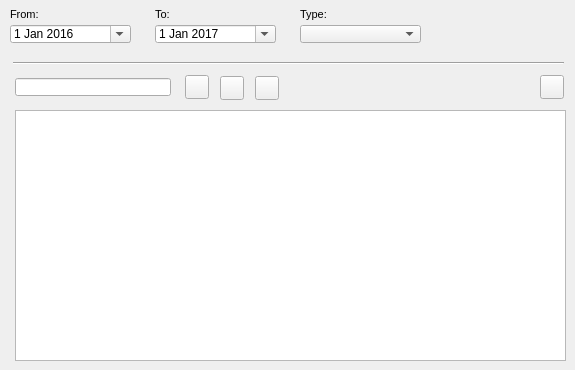
    <widget class="QWidget" name="tab_16">
     <attribute name="title">
      <string>Document</string>
     </attribute>
     <widget class="Line" name="line_6">
      <property name="geometry">
       <rect>
        <x>13</x>
        <y>55</y>
        <width>551</width>
        <height>16</height>
       </rect>
      </property>
      <property name="orientation">
       <enum>Qt::Horizontal</enum>
      </property>
     </widget>
     <widget class="QTableView" name="tbl_document">
      <property name="geometry">
       <rect>
        <x>15</x>
        <y>110</y>
        <width>551</width>
        <height>251</height>
       </rect>
      </property>
      <property name="sortingEnabled">
       <bool>true</bool>
      </property>
     </widget>
     <widget class="QLabel" name="label_doc_to">
      <property name="geometry">
       <rect>
        <x>155</x>
        <y>3</y>
        <width>115</width>
        <height>22</height>
       </rect>
      </property>
      <property name="font">
       <font>
        <pointsize>8</pointsize>
       </font>
      </property>
      <property name="frameShape">
       <enum>QFrame::NoFrame</enum>
      </property>
      <property name="frameShadow">
       <enum>QFrame::Raised</enum>
      </property>
      <property name="text">
       <string>To:</string>
      </property>
      <property name="textFormat">
       <enum>Qt::AutoText</enum>
      </property>
      <property name="scaledContents">
       <bool>false</bool>
      </property>
      <property name="margin">
       <number>3</number>
      </property>
     </widget>
     <widget class="QDateEdit" name="date_document_from">
      <property name="geometry">
       <rect>
        <x>10</x>
        <y>25</y>
        <width>121</width>
        <height>18</height>
       </rect>
      </property>
      <property name="calendarPopup">
       <bool>true</bool>
      </property>
      <property name="date">
       <date>
        <year>2016</year>
        <month>1</month>
        <day>1</day>
       </date>
      </property>
     </widget>
     <widget class="QComboBox" name="doc_type">
      <property name="geometry">
       <rect>
        <x>300</x>
        <y>25</y>
        <width>121</width>
        <height>18</height>
       </rect>
      </property>
     </widget>
     <widget class="QLabel" name="label_doc_from">
      <property name="geometry">
       <rect>
        <x>10</x>
        <y>3</y>
        <width>90</width>
        <height>22</height>
       </rect>
      </property>
      <property name="font">
       <font>
        <pointsize>8</pointsize>
       </font>
      </property>
      <property name="frameShape">
       <enum>QFrame::NoFrame</enum>
      </property>
      <property name="frameShadow">
       <enum>QFrame::Plain</enum>
      </property>
      <property name="text">
       <string>From:</string>
      </property>
      <property name="textFormat">
       <enum>Qt::AutoText</enum>
      </property>
      <property name="scaledContents">
       <bool>false</bool>
      </property>
      <property name="alignment">
       <set>Qt::AlignLeading|Qt::AlignLeft|Qt::AlignVCenter</set>
      </property>
      <property name="margin">
       <number>3</number>
      </property>
     </widget>
     <widget class="QDateEdit" name="date_document_to">
      <property name="geometry">
       <rect>
        <x>155</x>
        <y>25</y>
        <width>121</width>
        <height>18</height>
       </rect>
      </property>
      <property name="calendarPopup">
       <bool>true</bool>
      </property>
      <property name="date">
       <date>
        <year>2017</year>
        <month>1</month>
        <day>1</day>
       </date>
      </property>
     </widget>
     <widget class="QLabel" name="label_doc_type">
      <property name="geometry">
       <rect>
        <x>300</x>
        <y>3</y>
        <width>61</width>
        <height>22</height>
       </rect>
      </property>
      <property name="font">
       <font>
        <pointsize>8</pointsize>
       </font>
      </property>
      <property name="layoutDirection">
       <enum>Qt::LeftToRight</enum>
      </property>
      <property name="frameShape">
       <enum>QFrame::NoFrame</enum>
      </property>
      <property name="frameShadow">
       <enum>QFrame::Raised</enum>
      </property>
      <property name="text">
       <string>Type:</string>
      </property>
      <property name="textFormat">
       <enum>Qt::AutoText</enum>
      </property>
      <property name="scaledContents">
       <bool>false</bool>
      </property>
      <property name="margin">
       <number>3</number>
      </property>
     </widget>
     <widget class="QLineEdit" name="doc_id">
      <property name="geometry">
       <rect>
        <x>15</x>
        <y>78</y>
        <width>156</width>
        <height>18</height>
       </rect>
      </property>
     </widget>
     <widget class="QPushButton" name="btn_open_doc">
      <property name="geometry">
       <rect>
        <x>540</x>
        <y>75</y>
        <width>24</width>
        <height>24</height>
       </rect>
      </property>
      <property name="toolTip">
       <string>&lt;html&gt;&lt;head/&gt;&lt;body&gt;&lt;p&gt;Open document&lt;/p&gt;&lt;/body&gt;&lt;/html&gt;</string>
      </property>
      <property name="text">
       <string/>
      </property>
      <property name="icon">
       <iconset>
        <normaloff>../icons/170b.png</normaloff>../icons/170b.png</iconset>
      </property>
      <property name="iconSize">
       <size>
        <width>22</width>
        <height>22</height>
       </size>
      </property>
     </widget>
     <widget class="QPushButton" name="btn_doc_new">
      <property name="geometry">
       <rect>
        <x>255</x>
        <y>76</y>
        <width>24</width>
        <height>24</height>
       </rect>
      </property>
      <property name="toolTip">
       <string>&lt;html&gt;&lt;head/&gt;&lt;body&gt;&lt;p&gt;New document&lt;/p&gt;&lt;/body&gt;&lt;/html&gt;</string>
      </property>
      <property name="text">
       <string/>
      </property>
      <property name="icon">
       <iconset>
        <normaloff>../icons/131b.png</normaloff>../icons/131b.png</iconset>
      </property>
      <property name="iconSize">
       <size>
        <width>22</width>
        <height>22</height>
       </size>
      </property>
     </widget>
     <widget class="QPushButton" name="btn_doc_insert">
      <property name="geometry">
       <rect>
        <x>185</x>
        <y>75</y>
        <width>24</width>
        <height>24</height>
       </rect>
      </property>
      <property name="toolTip">
       <string>&lt;html&gt;&lt;head/&gt;&lt;body&gt;&lt;p&gt;Link document&lt;/p&gt;&lt;/body&gt;&lt;/html&gt;</string>
      </property>
      <property name="text">
       <string/>
      </property>
      <property name="icon">
       <iconset>
        <normaloff>../icons/111b.png</normaloff>../icons/111b.png</iconset>
      </property>
      <property name="iconSize">
       <size>
        <width>22</width>
        <height>22</height>
       </size>
      </property>
     </widget>
     <widget class="QPushButton" name="btn_doc_delete">
      <property name="geometry">
       <rect>
        <x>220</x>
        <y>76</y>
        <width>24</width>
        <height>24</height>
       </rect>
      </property>
      <property name="toolTip">
       <string>&lt;html&gt;&lt;head/&gt;&lt;body&gt;&lt;p&gt;Unlink document&lt;/p&gt;&lt;/body&gt;&lt;/html&gt;</string>
      </property>
      <property name="text">
       <string/>
      </property>
      <property name="icon">
       <iconset>
        <normaloff>../icons/112b.png</normaloff>../icons/112b.png</iconset>
      </property>
      <property name="iconSize">
       <size>
        <width>22</width>
        <height>22</height>
       </size>
      </property>
     </widget>
    </widget>
